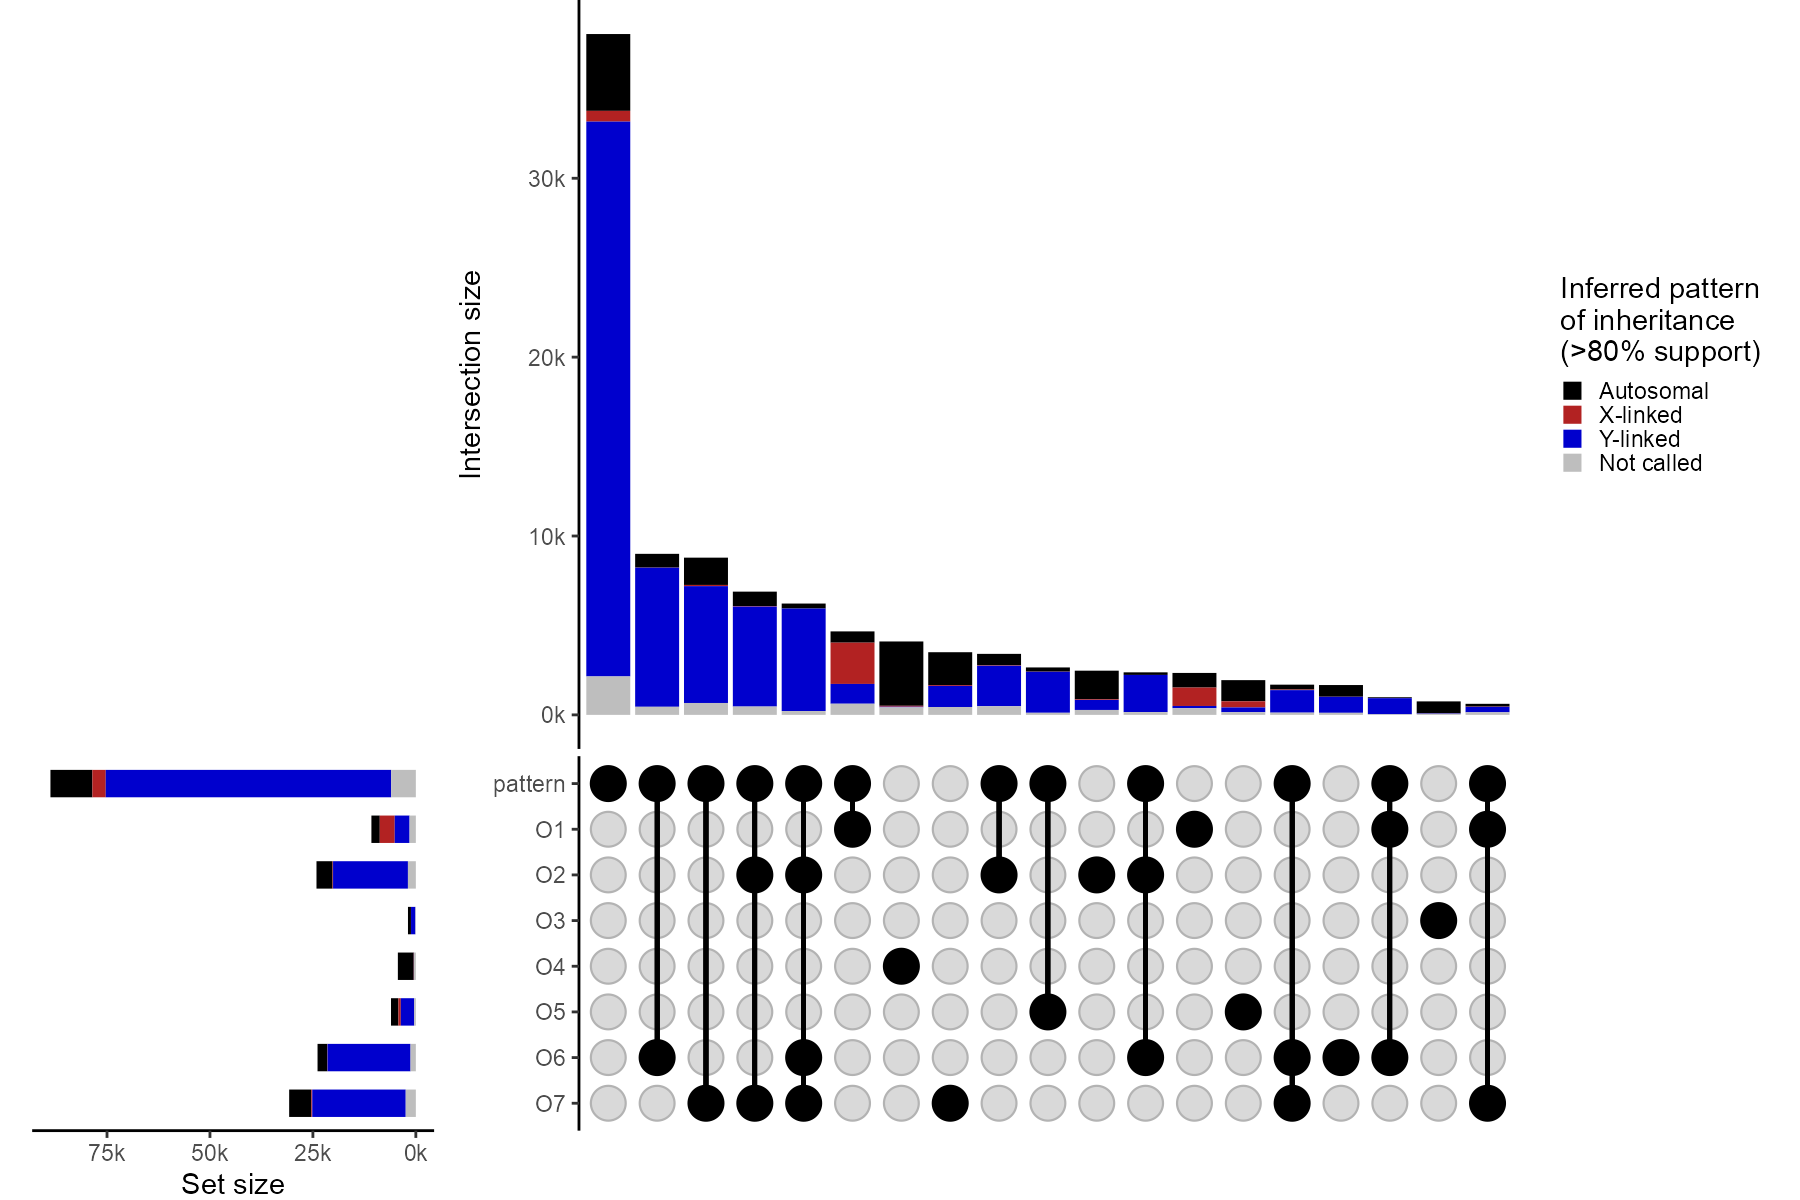

The R source for this figure:
library(tidyverse)
library(qvalue)
library(furrr)
library(ComplexUpset)

source('paper_figures/theme.R')

# first, load GWAS results, and calculate q-values:
main <- data.table::fread('sequencing/gwas/gemma_output/car_PIE.assoc.txt')
q_main <- qvalue(main$p_SHet, fdr.level = 0.05)
main$significant <- q_main$significant

main <- filter(main, significant)

orn <- c('pa_car_1', 'pa_car_2', 'pa_car_3', 'pa_car_4', 'pa_car_5', 'pa_car_6', 'pa_car_7')

plan(multisession, workers = 12)
components <- setNames(orn, orn) %>%
  future_map_dfr(
    \(trait) data.table::fread(glue::glue('sequencing/gwas/gemma_output/{trait}.assoc.txt')),
    .id = 'trait'
  ) %>%
  mutate(trait = paste0('O', parse_number(trait)))
plan(sequential)

q <- qvalue(components$p_lrt, fdr.level = 0.05)
components$significant <- q$significant
components <- filter(components, significant)

table(components$trait)
nrow(components) / nrow(main)

# now get data on the source of these SNPs
snp_inheritance <- bind_rows(
  data.table::fread('sequencing/gwas/snp_inheritance/gwas_snp_inheritance/orange_ornaments.csv'),
  data.table::fread('sequencing/gwas/snp_inheritance/gwas_snp_inheritance/car_PIE.csv')
) %>%
  group_by(chr, start, end, alt) %>%
  slice_max(AIC_weight, with_ties = FALSE) %>%
  ungroup() %>%
  mutate(source = if_else(AIC_weight < 0.8, 'Not called', source)) %>%
  distinct(chr, start, end, alt, source) %>%
  dplyr::select(-end)

# pivot and combine to get the 0/1 data for upset
to_plot <- bind_rows(
  main %>% mutate(trait = 'pattern'),
  components
) %>%
  select(trait, chr, ps, allele1) %>%
  mutate(tmp = 1) %>%
  pivot_wider(names_from = trait, values_from = tmp, values_fill = 0) %>%
  left_join(snp_inheritance, join_by(chr, ps == start, allele1 == alt)) %>%
  drop_na(source)

make_upset <- function(d, min_size) {
  u <-  upset(
    as.data.frame(d),
    intersect = rev(c('pattern', paste0('O', 1:7))),
    min_size = min_size, name = NULL, sort_sets = FALSE,

    base_annotations = list(
      Inheritance = (
        ggplot(mapping = aes(fill = factor(source, rev(c('Not called', 'Y', 'X', 'auto'))))) +
          geom_bar() +
          scale_fill_manual(
            values = c(auto = 'black', 'Not called' = 'grey', 'X' = 'firebrick', 'Y' = 'blue3'),
            limits = c('auto', 'X', 'Y', 'Not called'),
            labels = c('Autosomal', 'X-linked', 'Y-linked', 'Not called'),
          ) +
          scale_y_continuous(labels = scales::label_comma(scale = 1/1000, suffix = 'k')) +
          labs(y = 'Intersection size', fill = 'Inferred pattern\nof inheritance\n(>80% support)')
      )
    )
  ) & theme_get()

  eb <- element_blank()
  u[[2]] <- u[[2]] + theme(
    panel.grid.major.y = eb, axis.text.x = eb, axis.ticks.x = eb, axis.title.x = eb, axis.line.x = eb
  )
  u[[3]]$layers[[1]] <- NULL

  u[[3]] <- u[[3]] +
    aes(fill = factor(source, rev(c('Not called', 'Y', 'X', 'auto')))) +
    scale_fill_manual(
      values = c(auto = 'black', 'Not called' = 'grey', 'X' = 'firebrick', 'Y' = 'blue3'),
      limits = c('auto', 'X', 'Y', 'Not called'),
      labels = c('Autosomal', 'X-linked', 'Y-linked', 'Not called'),
      guide = 'none'
    ) +
    theme(
      axis.text.y = eb, axis.ticks.y = eb, axis.title.y = eb, axis.line.y = eb
    ) +
    scale_y_reverse(labels = scales::label_comma(scale = 1/1000, suffix = 'k'))
  u[[4]]$layers[[1]] <- NULL
  u[[4]] <- u[[4]] + theme(
    axis.text.x = eb, axis.ticks.x = eb, axis.title.x = eb, axis.line.x = eb
  ) + ylab(NULL)

  return(u)
}

upset_all <- make_upset(to_plot, min_size = 500)
upset_auto <- make_upset(
  filter(to_plot, chr != 'NC_024342.1', str_starts(chr, 'NW', TRUE)),
  min_size = 50
)

ggsave('paper_figures_supplement/upset_car_traits.png', upset_all, width = 6, height = 4)
ggsave('paper_figures_supplement/upset_car_traits_autosomal.png', upset_auto, width = 6, height = 4)


